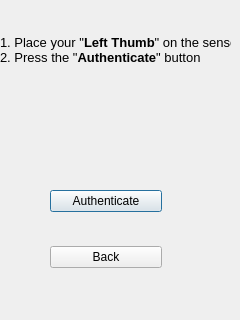
<?xml version="1.0" encoding="UTF-8"?>
<ui version="4.0">
 <class>UserDialog</class>
 <widget class="QDialog" name="UserDialog">
  <property name="geometry">
   <rect>
    <x>0</x>
    <y>0</y>
    <width>240</width>
    <height>320</height>
   </rect>
  </property>
  <property name="windowTitle">
   <string>Dialog</string>
  </property>
  <property name="styleSheet">
   <string notr="true"/>
  </property>
  <widget class="QLabel" name="label">
   <property name="geometry">
    <rect>
     <x>0</x>
     <y>0</y>
     <width>231</width>
     <height>101</height>
    </rect>
   </property>
   <property name="text">
    <string>&lt;!DOCTYPE HTML PUBLIC &quot;-//W3C//DTD HTML 4.0//EN&quot; &quot;http://www.w3.org/TR/REC-html40/strict.dtd&quot;&gt;
&lt;html&gt;&lt;head&gt;&lt;meta name=&quot;qrichtext&quot; content=&quot;1&quot; /&gt;&lt;style type=&quot;text/css&quot;&gt;
p, li { white-space: pre-wrap; }
&lt;/style&gt;&lt;/head&gt;&lt;body style=&quot; font-family:'Sans'; font-size:10pt; font-weight:400; font-style:normal;&quot;&gt;
&lt;table style=&quot;-qt-table-type: root; margin-top:4px; margin-bottom:4px; margin-left:4px; margin-right:4px;&quot;&gt;
&lt;tr&gt;
&lt;td style=&quot;border: none;&quot;&gt;
&lt;p style=&quot; margin-top:0px; margin-bottom:0px; margin-left:0px; margin-right:0px; -qt-block-indent:0; text-indent:0px;&quot;&gt;1. Place your &amp;quot;&lt;span style=&quot; font-weight:600;&quot;&gt;Le&lt;/span&gt;&lt;span style=&quot; font-weight:600;&quot;&gt;ft Thumb&lt;/span&gt;&amp;quot; on the sensor&lt;/p&gt;
&lt;p style=&quot; margin-top:0px; margin-bottom:0px; margin-left:0px; margin-right:0px; -qt-block-indent:0; text-indent:0px;&quot;&gt;2. Press the &amp;quot;&lt;span style=&quot; font-weight:600;&quot;&gt;Authenticate&lt;/span&gt;&amp;quot; button &lt;/p&gt;&lt;/td&gt;&lt;/tr&gt;&lt;/table&gt;&lt;/body&gt;&lt;/html&gt;</string>
   </property>
  </widget>
  <widget class="QLabel" name="label_2">
   <property name="geometry">
    <rect>
     <x>160</x>
     <y>80</y>
     <width>62</width>
     <height>111</height>
    </rect>
   </property>
   <property name="text">
    <string/>
   </property>
   <property name="pixmap">
    <pixmap>images/Fprint.png</pixmap>
   </property>
   <property name="scaledContents">
    <bool>true</bool>
   </property>
  </widget>
  <widget class="QLabel" name="label_3">
   <property name="geometry">
    <rect>
     <x>90</x>
     <y>70</y>
     <width>71</width>
     <height>51</height>
    </rect>
   </property>
   <property name="text">
    <string/>
   </property>
   <property name="pixmap">
    <pixmap>images/Arrow Right.png</pixmap>
   </property>
   <property name="scaledContents">
    <bool>true</bool>
   </property>
  </widget>
  <widget class="QLabel" name="label_4">
   <property name="geometry">
    <rect>
     <x>10</x>
     <y>80</y>
     <width>62</width>
     <height>91</height>
    </rect>
   </property>
   <property name="text">
    <string/>
   </property>
   <property name="pixmap">
    <pixmap>images/front.png</pixmap>
   </property>
   <property name="scaledContents">
    <bool>true</bool>
   </property>
  </widget>
  <widget class="QWidget" name="layoutWidget">
   <property name="geometry">
    <rect>
     <x>50</x>
     <y>190</y>
     <width>112</width>
     <height>78</height>
    </rect>
   </property>
   <layout class="QVBoxLayout" name="verticalLayout">
    <item>
     <widget class="QPushButton" name="AuthenticateButton">
      <property name="text">
       <string>Authenticate</string>
      </property>
     </widget>
    </item>
    <item>
     <spacer name="verticalSpacer">
      <property name="orientation">
       <enum>Qt::Vertical</enum>
      </property>
      <property name="sizeHint" stdset="0">
       <size>
        <width>20</width>
        <height>18</height>
       </size>
      </property>
     </spacer>
    </item>
    <item>
     <widget class="QPushButton" name="BackButton">
      <property name="text">
       <string>Back</string>
      </property>
     </widget>
    </item>
   </layout>
  </widget>
 </widget>
 <resources/>
 <connections/>
</ui>
